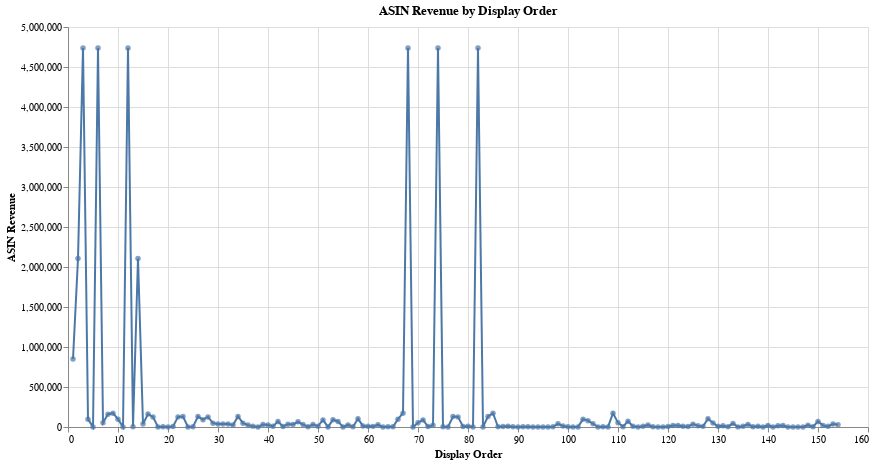

Write notebook code for a chart like this one.
### Markdown cell above
## Eigth Visualization: Revenue vs. Display Order

### Code cell
chart8 = alt.Chart(filtered_df).mark_line().encode(
    x='Display Order',
    y='ASIN Revenue',
  ).properties(
    width=800,
    height=400,
    title='ASIN Revenue by Display Order'
  )

points8 = alt.Chart(filtered_df).mark_point(filled=True).encode(
    x='Display Order',
    y='ASIN Revenue',
    tooltip=['Display Order', 'ASIN Revenue']
)

chart8 + points8

### Figure 1 — Vega-Lite specification as saved in the notebook (floating-point values rounded to 4 significant figures; data arrays with more than 128 entries replaced by an {"elided": "..."} marker saying what was removed)
{"config": {"view": {"continuousWidth": 300, "continuousHeight": 300}}, "layer": [{"mark": {"type": "line"}, "encoding": {"x": {"field": "Display Order", "type": "quantitative"}, "y": {"field": "ASIN Revenue", "type": "quantitative"}}, "title": "ASIN Revenue by Display Order"}, {"mark": {"type": "point", "filled": true}, "encoding": {"tooltip": [{"field": "Display Order", "type": "quantitative"}, {"field": "ASIN Revenue", "type": "quantitative"}], "x": {"field": "Display Order", "type": "quantitative"}, "y": {"field": "ASIN Revenue", "type": "quantitative"}}}], "data": {"name": "data-ad08b0e09af76a957ece175a8d12b1bd"}, "height": 400, "width": 800, "$schema": "https://vega.github.io/schema/vega-lite/v5.20.1.json", "datasets": {"data-ad08b0e09af76a957ece175a8d12b1bd": {"elided": "154 records"}}}
